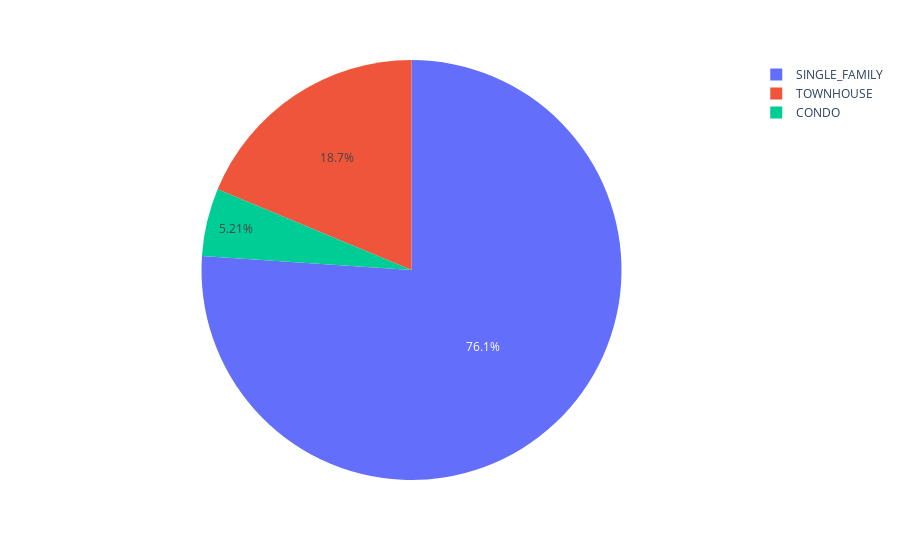

The notebook cell this image was saved under:
### Markdown cell above
#### Are Town Houses a Popular Option in Utah County?

### Code cell
df_homeType = df.value_counts('homeType').reset_index().rename(columns = {0: 'Count'})

fig = px.pie(
    df_homeType,
    names='homeType',
    values='Count'
)

fig.show()

### Figure 1 — Plotly figure (JSON) as saved in the notebook; plotly's stock layout.template omitted (floating-point values rounded to 4 significant figures)
{"data": [{"domain": {"x": [0, 1], "y": [0, 1]}, "hovertemplate": "homeType=%{label}<br>Count=%{value}<extra></extra>", "labels": ["SINGLE_FAMILY", "TOWNHOUSE", "CONDO"], "legendgroup": "", "name": "", "showlegend": true, "type": "pie", "values": [394, 97, 27]}], "layout": {"legend": {"tracegroupgap": 0}, "margin": {"t": 60}}}
